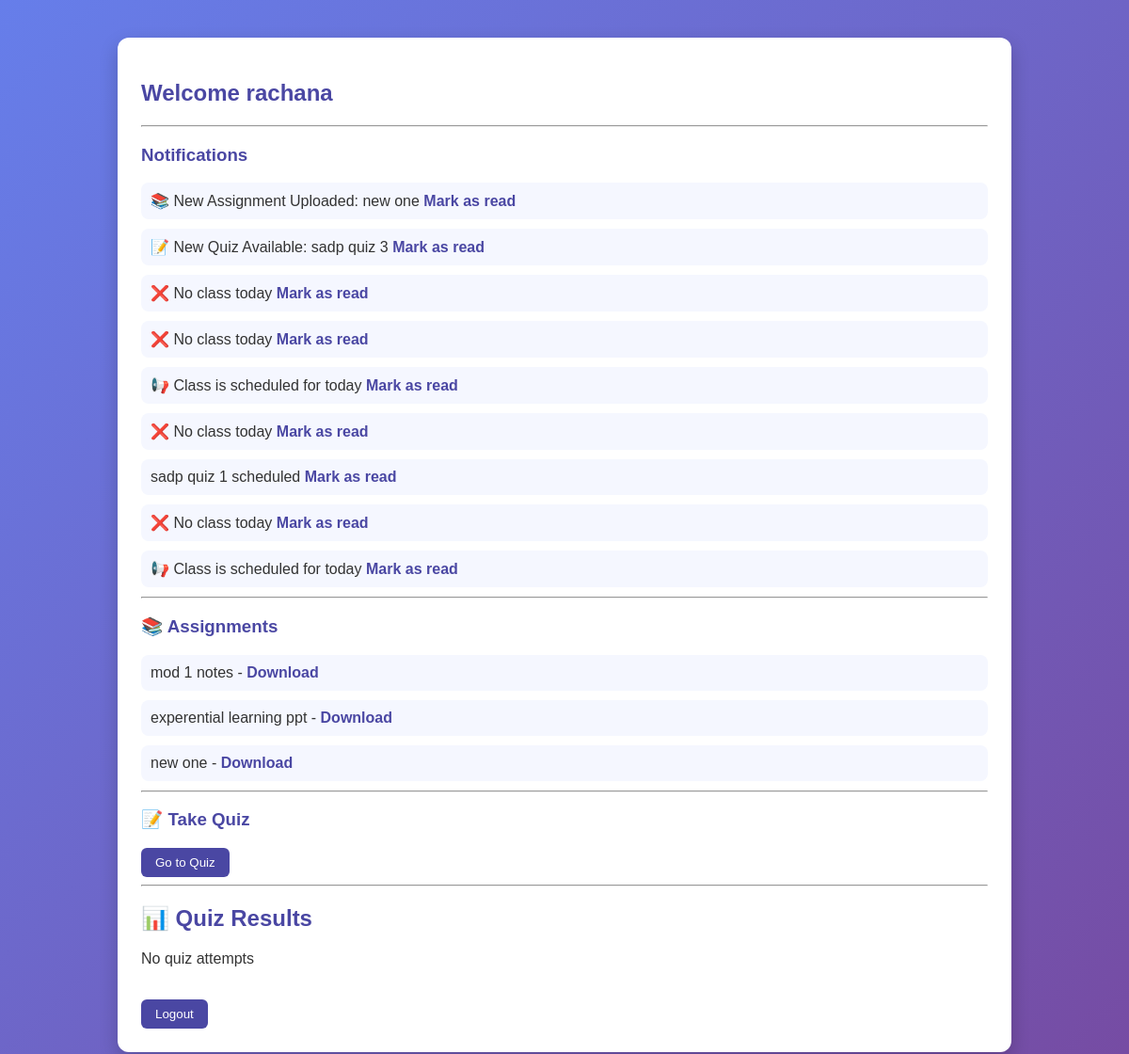
Before: /student-dashboard/ (signed in) with the older database file.
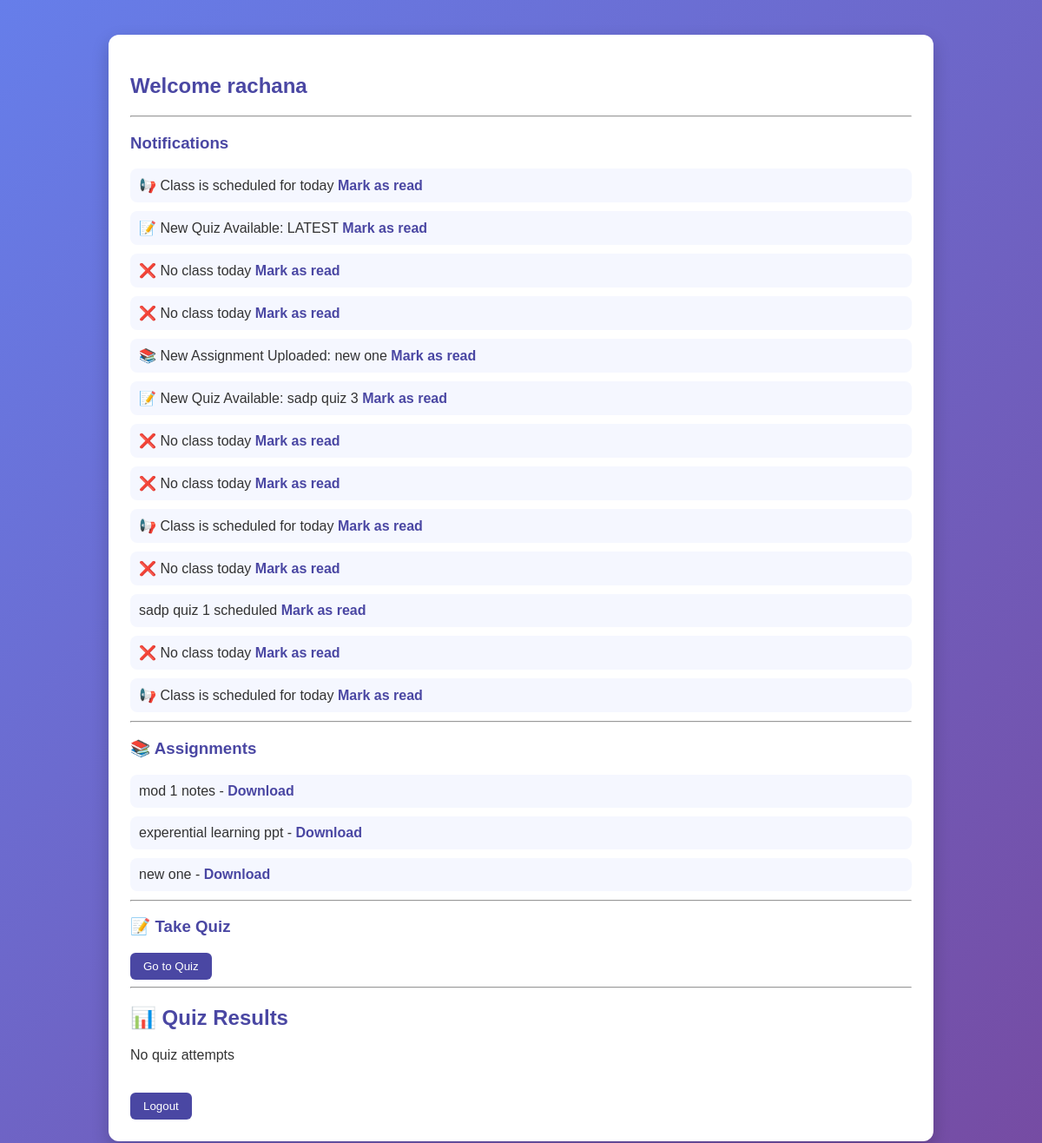
After: the same page with the newer database file.
### core/models.py (models this page shows)
class Notification(models.Model):
    student = models.ForeignKey(Student, on_delete=models.CASCADE)
    message = models.TextField()
    is_read = models.BooleanField(default=False)
    created_at = models.DateTimeField(auto_now_add=True)

class Assignment(models.Model):
    title = models.CharField(max_length=100)
    file = models.FileField(upload_to='assignments/')
    teacher = models.ForeignKey(Teacher, on_delete=models.CASCADE)
    created_at = models.DateTimeField(auto_now_add=True)

### core/views.py (the view)
# urls.py: path('student-dashboard/', views.student_dashboard, name='student_dashboard'),
@login_required
def student_dashboard(request):
    student = Student.objects.get(user=request.user)
    notifications = Notification.objects.filter(student=student).order_by('-created_at')
    assignments = Assignment.objects.all()
    results = Result.objects.filter(student=student).order_by('-created_at')
    return render(request, 'student_dashboard.html', {
        'student': student,
        'notifications': notifications,
        'assignments': assignments,
        'results': results
    })

### core/templates/student_dashboard.html (shortened to what this page needs)
<!DOCTYPE html>
<html>
<head>
</head>
<body>
<div class="container">
<h2>Welcome {{ student.name }}</h2>
<hr>
<h3>Notifications</h3>
{% for n in notifications %}
<div class="card">
    {{ n.message }}
    {% if not n.is_read %}
        <a href="{% url 'mark_read' n.id %}">Mark as read</a>
    {% else %}
        ✔ Read
    {% endif %}
</div>
{% empty %}
<p>No notifications</p>
{% endfor %}
<hr>
<h3>📚 Assignments</h3>
{% for assignment in assignments %}
<div class="card">
    {{ assignment.title }} -
    <a href="{{ assignment.file.url }}">Download</a>
</div>
{% empty %}
<p>No assignments</p>
{% endfor %}
<hr>
<h3>📝 Take Quiz</h3>
<a href="{% url 'quiz_list' %}"><button>Go to Quiz</button></a>
<hr>
<h2>📊 Quiz Results</h2>
{% for r in results %}
<div class="card">
    <h4>{{ r.quiz.title }}</h4>
    Score: <strong>{{ r.score }}</strong>
</div>
{% empty %}
<p>No quiz attempts</p>
{% endfor %}
<br>
<a href="{% url 'logout' %}"><button>Logout</button></a>
</div>
</body>
</html>

Changed rows visible on the page:
added Notification: message "📢 Class is scheduled for today", is_read "Mark as read"
added Notification: message "📝 New Quiz Available: LATEST", is_read "Mark as read"
added Notification: message "❌ No class today", is_read "Mark as read"
added Notification: message "❌ No class today", is_read "Mark as read"
